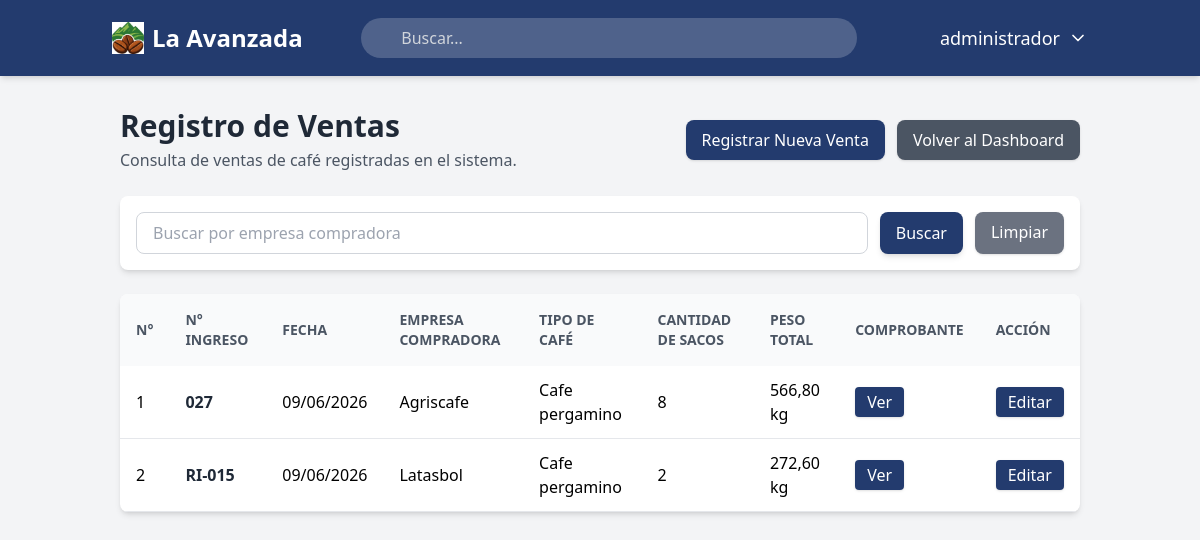
The app's page /ventas/ (signed in) with its own data.
### usuarios/models.py (models this page shows)
class Usuario(AbstractUser): # CREAMOS LA CLASE USUARIO
    usuario_id = models.AutoField(primary_key=True) #CAMPO USUARIO ID, ES NUMEROS AUTOMATICOS Y ES LLAVE PRIMARIA
    USERNAME_FIELD = 'username' # CAMPO PARA INICIAR SESION
    class Meta: # CONFIGURACIONES EXTRAS en la bd
        db_table = 'usuarios' # nombre de la tabla
        verbose_name = 'Usuario' # definimos en sigular el modelo dentro del panel de django
        verbose_name_plural = 'Usuarios' # define como se mostrara en plural en django

### ventas/models.py (models this page shows, shortened)
class VentaCafe(models.Model):
    TIPOS_CAFE = [
        ('Cafe pergamino', 'Café pergamino'),
        ('Cafe oro', 'Café oro'),
        ('Cafe miel / honey', 'Café miel / honey'),
    ]
    id_venta = models.AutoField(primary_key=True)
    numero_ingreso = models.CharField(
        max_length=50,
        unique=True
    )
    fecha_venta = models.DateField()
    empresa_compradora = models.CharField(
        max_length=150
    )
    tipo_cafe = models.CharField(
        max_length=30,
        choices=TIPOS_CAFE
    )
    procedencia = models.CharField(
        max_length=100,
        default='Irupana'
    )
    proveedor = models.CharField(
        max_length=100,
        default='La Avanzada'
    )
    cantidad_sacos = models.PositiveIntegerField()
    peso_total_kg = models.DecimalField(
        max_digits=10,
        decimal_places=2
    )
    registrado_por = models.ForeignKey(
        settings.AUTH_USER_MODEL,
        on_delete=models.SET_NULL,
        null=True,
        blank=True,
        related_name='ventas_registradas'
    )
    editado_por = models.ForeignKey(
        settings.AUTH_USER_MODEL,
        on_delete=models.SET_NULL,
        null=True,
        blank=True,
        related_name='ventas_editadas'
    )
    fecha_registro = models.DateTimeField(auto_now_add=True)
    class Meta:
        db_table = 'ventas_cafe'
        ordering = ['-fecha_venta', '-fecha_registro']
        verbose_name = 'Venta de café'
        verbose_name_plural = 'Ventas de café'

### ventas/views.py (the view)
# urls.py: path('', views.lista_ventas, name='lista_ventas'),
@login_required
def lista_ventas(request):
    permiso = obtener_permiso_ventas(request.user)
    if permiso == 0:
        return redirect('dashboard')
    ventas = VentaCafe.objects.all()
    buscar = request.GET.get('buscar', '').strip()
    if buscar:
        ventas = ventas.filter(
            Q(empresa_compradora__icontains=buscar) |
            Q(numero_ingreso__icontains=buscar)
        )
    ventas = ventas.order_by('-fecha_venta', '-fecha_registro')
    paginador = Paginator(ventas, 15)
    numero_pagina = request.GET.get('page')
    page_obj = paginador.get_page(numero_pagina)
    contexto = {
        'page_obj': page_obj,
        'buscar': buscar,
        'permiso': permiso,
    }
    return render(request, 'ventas/lista_ventas.html', contexto)

### principal/context_processors.py (called while the page is built)
def obtener_permisos(request):
    permisos = { # los modulos
        'registrar_compras_cafe': 0,
        'historial_compras': 0,
        'comunidades': 0,
        'productores': 0,
        'registro_ventas_cafe': 0,
        'analisis_predicciones': 0,
        'roles_usuarios': 0,
    }
    roles = []
    if request.user.is_authenticated:
        roles_usuario = UsuarioRol.objects.filter(usuario=request.user)
        roles = [usuario_rol.rol.nombre_rol for usuario_rol in roles_usuario]
        for usuario_rol in roles_usuario:
            rol = usuario_rol.rol
            for modulo in permisos.keys():
                permiso_actual = getattr(rol, modulo, 0)
                if permiso_actual > permisos[modulo]:
                    permisos[modulo] = permiso_actual
    return {
        'permisos': permisos,
        'roles': roles,
    }

### ventas/views.py (called while the page is built)
def obtener_permiso_ventas(usuario):
    roles_usuario = UsuarioRol.objects.filter(usuario=usuario)
    permiso_maximo = 0
    for usuario_rol in roles_usuario:
        rol = usuario_rol.rol
        permiso_actual = getattr(rol, 'registro_ventas_cafe', 0)
        if permiso_actual > permiso_maximo:
            permiso_maximo = permiso_actual
    return permiso_maximo

### ventas/templates/ventas/lista_ventas.html (shortened to what this page needs)
{% extends 'principal/base.html' %}
{% block content %}
<div class="max-w-7xl mx-auto">
  <div class="flex flex-col md:flex-row md:items-center md:justify-between gap-4 mb-6">
    <div>
      <h1 class="text-3xl font-bold text-gray-800">Registro de Ventas</h1>
      <p class="text-gray-600 mt-1">
        Consulta de ventas de café registradas en el sistema.
      </p>
    </div>
    <div class="flex flex-col sm:flex-row gap-3">
      {% if permiso >= 2 %}
      <a
        href="{% url 'ventas:nueva_venta' %}"
        class="bg-[#233b6e] hover:bg-[#1a2c53] text-white px-4 py-2 rounded-lg shadow text-center"
      >
        Registrar Nueva Venta
      </a>
      {% endif %}
      <a
        href="{% url 'dashboard' %}"
        class="bg-gray-600 hover:bg-gray-700 text-white px-4 py-2 rounded-lg shadow text-center"
      >
        Volver al Dashboard
      </a>
    </div>
  </div>
  <div class="bg-white rounded-lg shadow-md p-4 mb-6">
    <form method="get" class="flex flex-col md:flex-row gap-3">
      <input
        type="text"
        name="buscar"
        value="{{ buscar }}"
        placeholder="Buscar por empresa compradora"
        autocomplete="off"
        class="w-full border border-gray-300 rounded-lg px-4 py-2 focus:outline-none focus:ring-2 focus:ring-[#233b6e]"
      />
      <button
        type="submit"
        class="w-full md:w-auto bg-[#233b6e] text-white px-4 py-2 rounded-lg shadow-md hover:bg-[#1a2c53] transition-colors duration-300"
      >
        Buscar
      </button>
      <a
        href="{% url 'ventas:lista_ventas' %}"
        class="bg-gray-500 hover:bg-gray-600 text-white px-4 py-2 rounded-lg shadow text-center"
      >
        Limpiar
      </a>
    </form>
  </div>
  <div class="bg-white rounded-lg shadow-md overflow-hidden">
    <div class="overflow-x-auto">
      <table class="min-w-full border-collapse">
        <thead class="bg-gray-50 text-gray-600 uppercase text-sm">
          <tr>
            <th class="px-4 py-4 text-left font-semibold">N°</th>
            <th class="px-4 py-4 text-left font-semibold">N° ingreso</th>
            <th class="px-4 py-4 text-left font-semibold">Fecha</th>
            <th class="px-4 py-4 text-left font-semibold">Empresa compradora</th>
            <th class="px-4 py-4 text-left font-semibold">Tipo de café</th>
            <th class="px-4 py-4 text-left font-semibold">Cantidad de sacos</th>
            <th class="px-4 py-4 text-left font-semibold">Peso total</th>
            <th class="px-4 py-4 text-left font-semibold">Comprobante</th>
            {% if permiso >= 2 %}
            <th class="px-4 py-4 text-left font-semibold">Acción</th>
            {% endif %}
          </tr>
        </thead>
        <tbody>
          {% for venta in page_obj %}
          <tr class="border-b hover:bg-gray-50">
            <td class="px-4 py-3">
              {{ page_obj.start_index|add:forloop.counter0 }}
            </td>
            <td class="px-4 py-3 font-semibold text-gray-800">
              {{ venta.numero_ingreso }}
            </td>
            <td class="px-4 py-3">
              {{ venta.fecha_venta|date:"d/m/Y" }}
            </td>
            <td class="px-4 py-3">
              {{ venta.empresa_compradora }}
            </td>
            <td class="px-4 py-3">
              {{ venta.tipo_cafe }}
            </td>
            <td class="px-4 py-3">
              {{ venta.cantidad_sacos }}
            </td>
            <td class="px-4 py-3">
              {{ venta.peso_total_kg|floatformat:2 }} kg
            </td>
            <td class="px-4 py-3">
              <a
                href="{% url 'ventas:comprobante_venta_pdf' venta.pk %}"
                target="_blank"
                class="bg-[#233b6e] hover:bg-[#1a2c53] text-white px-3 py-1 rounded shadow transition-colors duration-300"
              >
                Ver
              </a>
            </td>
            {% if permiso >= 2 %}
            <td class="px-4 py-3">
              <a
                href="{% url 'ventas:editar_venta' venta.pk %}"
                class="bg-[#233b6e] hover:bg-[#1a2c53] text-white px-3 py-1 rounded shadow transition-colors duration-300"
              >
                Editar
              </a>
            </td>
            {% endif %}
          </tr>
          {% endfor %}
        </tbody>
      </table>
    </div>
  </div>
</div>
{% endblock %}

### principal/templates/principal/base.html (shortened to what this page needs)
{% load static %}
<!DOCTYPE html>
<html lang="es">
<head>
    <script src="https://cdn.tailwindcss.com"></script>
</head>
<body class="bg-gray-100 font-sans">
    <nav class="bg-[#233b6e] text-white shadow-md">
        <div class="container mx-auto px-4 py-4 flex flex-col md:flex-row justify-between items-center space-y-4 md:space-y-0">
            <a href="{% url 'dashboard' %}" class="flex items-center gap-2 text-2xl font-bold rounded-lg px-2 py-1 transition-all hover:bg-white/10">
                <img src="{% static 'img/logoavanzada2.jpg' %}" alt="La Avanzada" class="h-8 w-8">
                <span>La Avanzada</span>
            </a>
            <div class="relative w-full md:w-1/2">
                <input
                    type="text"
                    id="transaction-input"
                    placeholder="Buscar..."
                    class="w-full bg-white/20 text-white rounded-full py-2 pl-10 pr-4 focus:outline-none focus:ring-2 focus:ring-white/50 placeholder-gray-300"
                >
            </div>
            <div class="flex items-center space-x-6">
                <div class="relative">
                    <button id="user-menu-button" class="flex items-center space-x-2 text-lg font-medium transition-all hover:bg-white/10 p-2 rounded-lg">
                        <span>{{ user.first_name|default:user.username }}</span>
                        <svg xmlns="http://www.w3.org/2000/svg" width="20" height="20"
                             viewBox="0 0 24 24" fill="none" stroke="currentColor"
                             stroke-width="2" stroke-linecap="round" stroke-linejoin="round"
                             class="lucide lucide-chevron-down">
                            <path d="m6 9 6 6 6-6"></path>
                        </svg>
                    </button>
                </div>
            </div>
        </div>
    </nav>
    <main class="container mx-auto p-8">
        {% block content %}
        {% endblock content %}
    </main>
</body>
</html>

### records on screen
Usuario: first_name "administrador"
VentaCafe: start_index|add "1", numero_ingreso "027", fecha_venta "09/06/2026", empresa_compradora "Agriscafe", tipo_cafe "Cafe pergamino", cantidad_sacos "8", peso_total_kg "566,80"
VentaCafe: start_index|add "2", numero_ingreso "RI-015", fecha_venta "09/06/2026", empresa_compradora "Latasbol", tipo_cafe "Cafe pergamino", cantidad_sacos "2", peso_total_kg "272,60"
